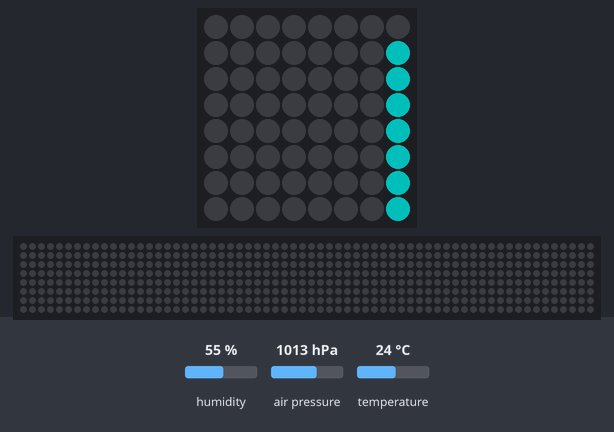
This program was run on a simulated Raspberry Pi (BCM pin numbers) with a Sense HAT. Parts: the Sense HAT's 8×8 RGB LED matrix, a strip that is not on the board, showing the scrolling text unrolled. Inputs (shaded band) come from the test bench; at power-on: humidity 55 %, air pressure 1013 hPa, temperature 24 °C. Dim RGB values are drawn brighter than linear; the 64×8 strip is a reading aid, not a part: it shows the text the matrix is scrolling, unrolled, one strip-width of it at a time. At 36.5 s the program stops and its outputs stay as they are.

Above: at 0.17 s.
At 4.7 s:
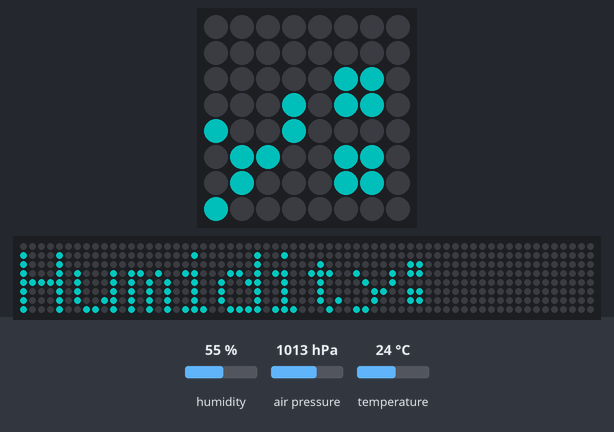
At 9.23 s:
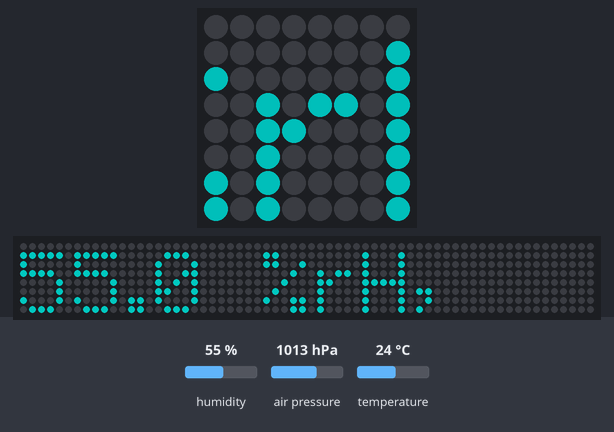
At 18.3 s:
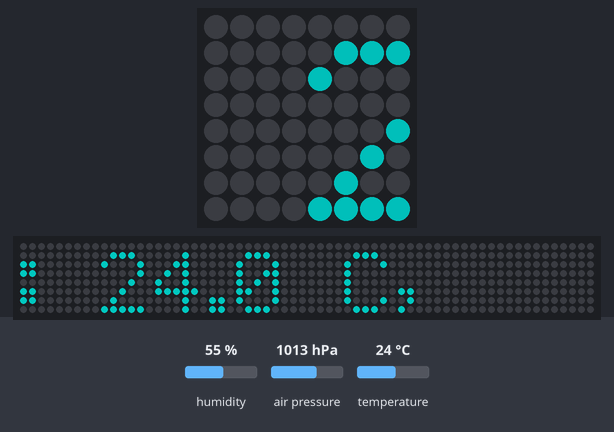
At 27.36 s:
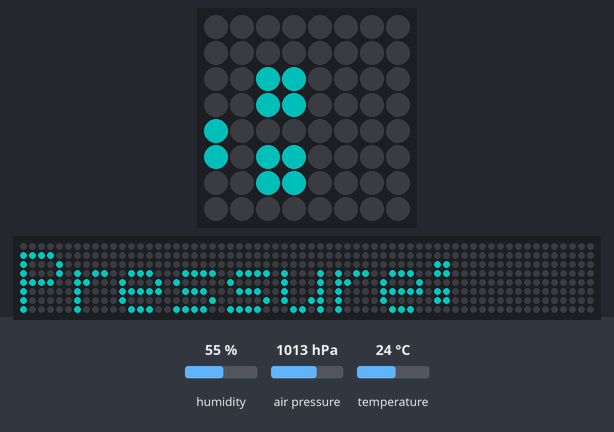
At 36.42 s:
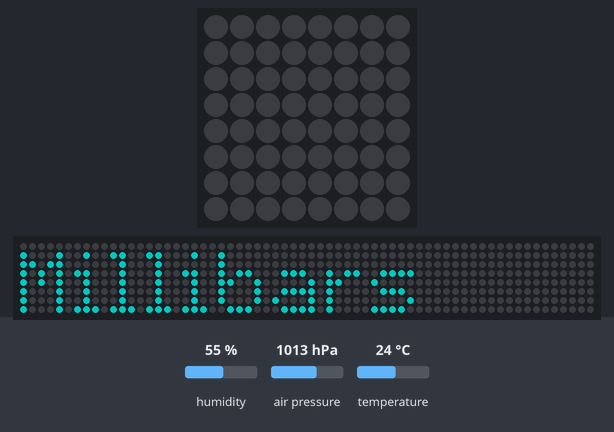

The program:

sensors_1.py
```python
#!/bin/python
'''
get the humidity, temperature and pressure from the
sensors and display it on the LED matrix

'''

from sense_hat import SenseHat

sense = SenseHat()
sense.low_light = True

humidity = sense.get_humidity()
temp = sense.get_temperature()
pressure = sense.get_pressure()


info = "Humidity: %.1f %%rH, Temperature: %.1f C, Pressure: %.1f Millibars" % (
    humidity, temp, pressure)
sense.show_message(info, text_colour=(0, 100, 100), scroll_speed=0.1)
sense.clear()
```
